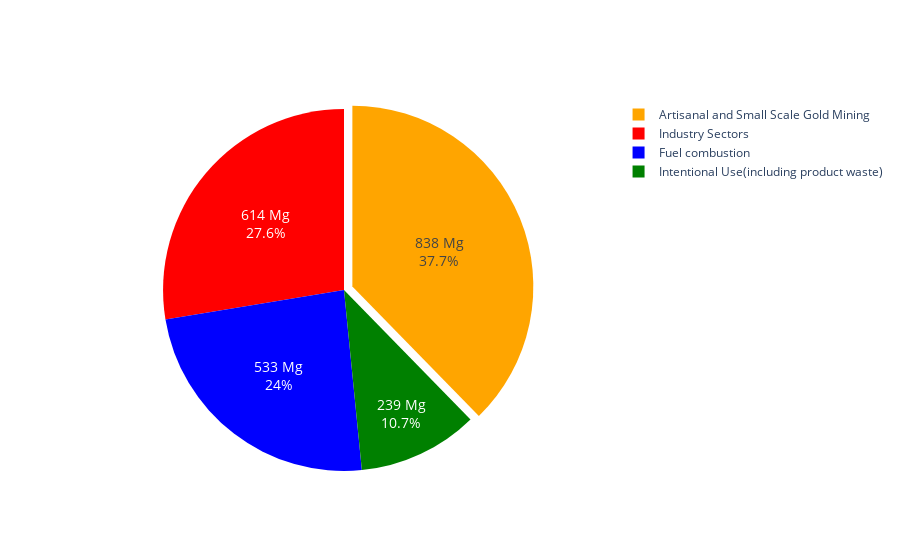

Write notebook code for a chart like this one.
### Code cell
import plotly.graph_objects as go

labels = list(df_emission_sectors[:4]['Emission Sectors'])
values = list(df_emission_sectors[:4]['Emissions Amount,t'])
colors=[ "blue", "red", "green","orange"]
ind_names=['533 Mg', '614 Mg', '239 Mg', '838 Mg']

# Use `hole` to create a donut-like pie chart
fig = go.Figure(data=[go.Pie(  labels=labels, values=values,text=ind_names, textinfo='text+percent',pull=[0, 0, 0, 0.05],marker_colors=colors)])
fig.update_traces(hoverinfo='label+percent', textfont_size=14,
                  marker=dict(colors=colors))
fig_name='07-24-22_gma2018_hg-emissions_by-industry.svg'
path=fig_path+fig_name
pio.write_image(fig, path,format='svg',width=700,height=400)
fig.show()

### Figure 1 — Plotly figure (JSON) as saved in the notebook; plotly's stock layout.template omitted (floating-point values rounded to 4 significant figures)
{"data": [{"hoverinfo": "label+percent", "labels": ["Fuel combustion", "Industry Sectors", "Intentional Use(including product waste)", "Artisanal and Small Scale Gold Mining"], "marker": {"colors": ["blue", "red", "green", "orange"]}, "pull": [0, 0, 0, 0.05], "text": ["533 Mg", "614 Mg", "239 Mg", "838 Mg"], "textfont": {"size": 14}, "textinfo": "text+percent", "type": "pie", "values": [533, 614, 239, 838]}], "layout": {}}
